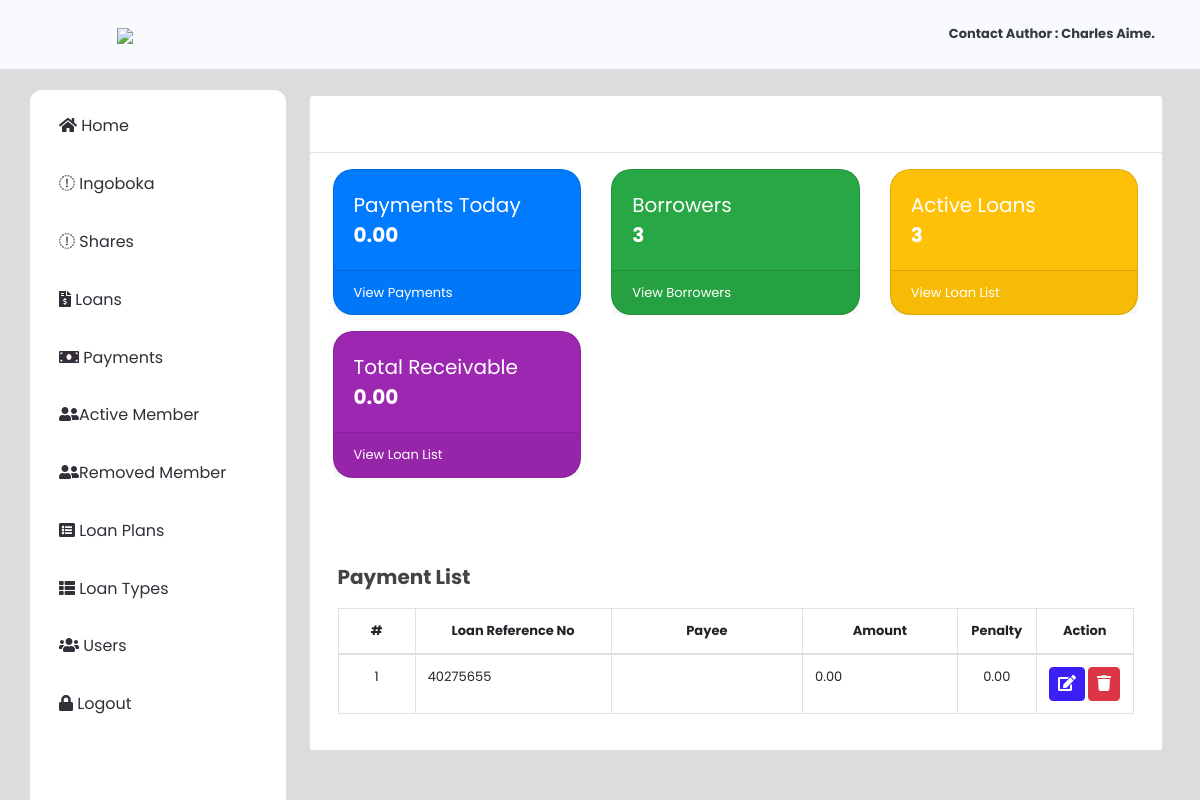
The page / (signed in) on the database its author committed.
### tables this page shows
CREATE TABLE `payments` (
  `id` int(30) NOT NULL,
  `loan_id` int(30) NOT NULL,
  `payee` text NOT NULL,
  `amount` float NOT NULL DEFAULT 0,
  `penalty_amount` float NOT NULL DEFAULT 0,
  `overdue` tinyint(1) NOT NULL DEFAULT 0 COMMENT '0=no , 1 = yes',
  `date_created` datetime NOT NULL DEFAULT current_timestamp()
);

CREATE TABLE `loan_list` (
  `id` int(30) NOT NULL,
  `ref_no` varchar(50) NOT NULL,
  `loan_type_id` int(30) NOT NULL,
  `borrower_id` int(30) NOT NULL,
  `purpose` text NOT NULL,
  `amount` double NOT NULL,
  `plan_id` int(30) NOT NULL,
  `status` tinyint(1) NOT NULL DEFAULT 0 COMMENT '0=pending,1=approved,2=competed,3=denied',
  `date_released` datetime NOT NULL,
  `date_created` datetime NOT NULL DEFAULT current_timestamp() ON UPDATE current_timestamp()
);

### home.php (the view, shortened to what this page needs)
<?php include 'db_connect.php' ?>
<div class="container-fluid">
			<div class="col-lg-12">
			<div class="card dashboard">
				<div class="card-body">
				</div>
				<hr>
				<div class="row ml-2 mr-2">
				<div class="col-md-4">
                        <div class="card bg-primary text-white mb-3">
                            <div class="card-body">
                                <div class="d-flex justify-content-between align-items-center">
                                    <div class="mr-3">
                                        <div class="text-white-75 ">Payments Today</div>
                                        <div class="text-lg font-weight-bold">
                                        	<?php
                                        	$payments = $conn->query("SELECT sum(amount) as total FROM payments where date(date_created) = '".date("Y-m-d")."'");
                                        	echo $payments->num_rows > 0 ? number_format($payments->fetch_array()['total'],2) : "0.00";
                                        	 ?>
                                    	</div>
                                    </div>
                                </div>
                            </div>
                            <div class="card-footer d-flex align-items-center justify-content-between">
                                <a class=" text-white stretched-link" href="index.php?page=payments">View Payments</a>
                            </div>
                        </div>
                    </div>
                <div class="col-md-4">
                        <div class="card bg-success text-white mb-3">
                            <div class="card-body">
                                <div class="d-flex justify-content-between align-items-center">
                                    <div class="mr-3">
                                        <div class="text-white-75 ">Borrowers</div>
                                        <div class="text-lg font-weight-bold">
                                        	<?php
                                        	$borrowers = $conn->query("SELECT * FROM borrowers");
                                        	echo $borrowers->num_rows > 0 ? $borrowers->num_rows : "0";
                                        	 ?>
                                    	</div>
                                    </div>
                                </div>
                            </div>
                            <div class="card-footer d-flex align-items-center justify-content-between">
                                <a class=" text-white stretched-link" href="index.php?page=borrowers">View Borrowers</a>
                            </div>
                        </div>
                    </div>
                  <div class="col-md-4">
                        <div class="card bg-warning text-white mb-3">
                            <div class="card-body">
                                <div class="d-flex justify-content-between align-items-center">
                                    <div class="mr-3">
                                        <div class="text-white-75 ">Active Loans</div>
                                        <div class="text-lg font-weight-bold">
                                        	<?php
                                        	$loans = $conn->query("SELECT * FROM loan_list where status = 1");
                                        	echo $loans->num_rows > 0 ? $loans->num_rows : "0";
                                        	 ?>
                                    	</div>
                                    </div>
                                </div>
                            </div>
                            <div class="card-footer d-flex align-items-center justify-content-between">
                                <a class="text-white stretched-link" href="index.php?page=loans">View Loan List</a>
                            </div>
                        </div>
                    </div>
                     <div class="col-md-4">
                        <div class="card bg-info text-white mb-3">
                            <div class="card-body">
                                <div class="d-flex justify-content-between align-items-center">
                                    <div class="mr-3">
                                        <div class="text-white-75 ">Total Receivable</div>
                                        <div class="text-lg font-weight-bold">
                                        	<?php
                                        	$payments = $conn->query("SELECT sum(amount - penalty_amount) as total FROM payments where date(date_created) = '".date("Y-m-d")."'");
                                        	$loans = $conn->query("SELECT sum(l.amount + (l.amount * (p.interest_percentage/100))) as total FROM loan_list l inner join loan_plan p on p.id = l.plan_id where l.status = 2");
                                        	$loans =  $loans->num_rows > 0 ? $loans->fetch_array()['total'] : "0";
                                        	$payments =  $payments->num_rows > 0 ? $payments->fetch_array()['total'] : "0";
                                        	echo number_format($loans - (-$payments),2);
                                        	 ?>
                                    	</div>
                                    </div>
                                </div>
                            </div>
                            <div class="card-footer d-flex align-items-center justify-content-between">
                                <a class="text-white stretched-link" href="index.php?page=loans">View Loan List</a>
                            </div>
                        </div>
                    </div>
				</div>
                <div class="row ml-2 mr-2">
                <div class="card-body ">
                    <div class="mt-5 mb-3 ">
                        <b class="display-6">Payment List</b>
                    </div>
                <table class="table table-bordered" id="loan-list">
                    <colgroup>
                        <col width="10%">
                        <col width="25%">
                        <col width="25%">
                        <col width="20%">
                        <col width="10%">
                        <col width="10%">
                    </colgroup>
                    <thead>
                        <tr>
                            <th class="text-center">#</th>
                            <th class="text-center">Loan Reference No</th>
                            <th class="text-center">Payee</th>
                            <th class="text-center">Amount</th>
                            <th class="text-center">Penalty</th>
                            <th class="text-center">Action</th>
                        </tr>
                    </thead>
                    <tbody>
                        <?php
                            $i=1;
                            $qry = $conn->query("SELECT p.*,l.ref_no,concat(b.lastname,', ',b.firstname,' ',b.middlename)as name, b.contact_no, b.address from payments p inner join loan_list l on l.id = p.loan_id inner join borrowers b on b.id = l.borrower_id  order by p.id asc");
                            while($row = $qry->fetch_assoc()):
                         ?>
                         <tr>
                            <td class="text-center"><?php echo $i++ ?></td>
                            <td>
                                <?php echo $row['ref_no'] ?>
                            </td>
                            <td>
                            </td>
                            <td>
                                <?php echo number_format($row['amount'],2) ?>
                            </td>
                            <td class="text-center">
                                <?php echo number_format($row['penalty_amount'],2) ?>
                            </td>
                            <td class="text-center">
                                    <button class="btn btn-primary edit_payment" type="button" data-id="<?php echo $row['id'] ?>"><i class="fa fa-edit"></i></button>
                                    <button class="btn btn-danger delete_payment" type="button" data-id="<?php echo $row['id'] ?>"><i class="fa fa-trash"></i></button>
                            </td>
                         </tr>
                        <?php endwhile; ?>
                    </tbody>
                </table>
            </div>
                </div>
			</div>
		</div>
		</div>

### assets/css/style.css (style rules this page uses)
body { font-family: "Poppins", sans-serif; color: #444444; width: 100%; height: calc(100%); font-size: .813rem; background-color: #f9fafe; }
a { color: #1977cc; }
.align-items-center { align-items: center !important; }
.btn-primary { color: #fff; background-color: #3c21f7; border-color: #3c21f7; }
.dashboard .card { border-radius: 20px; }
.dashboard .card .text-white-75, .dashboard .card .text-lg, .dashboard .card .card-body .fa { font-size: 20px; }
.btn.edit_course, .btn.delete_course, .btn.view_payment, .btn.edit_fees, .btn.delete_fees, .btn.edit_student, .btn.delete_student, .btn.edit_payment, .btn.delete_payment, .btn.delete_loan, .btn.edit_loan, .btn.delete_plan, .btn.edit_plan, .btn.delete_borrower, .btn.edit_borrower, .btn.edit_ltype, .btn.delete_ltype { padding: 4px 8px; }
.display-6 { font-size: 20px; }
.table-bordered td, .table-bordered th { white-space: nowrap; }

### index.php (style rules this page uses)
body { background: #80808045; }

### rows shown on the page
payments: loan_list.ref_no "40275655", amount "0.00", penalty_amount "0.00"

### other values the page prints
$payments->fetch_array()['total'] "0.00"
$borrowers->num_rows "3"
$loans->num_rows "3"
$loans - (-$payments) "0.00"
